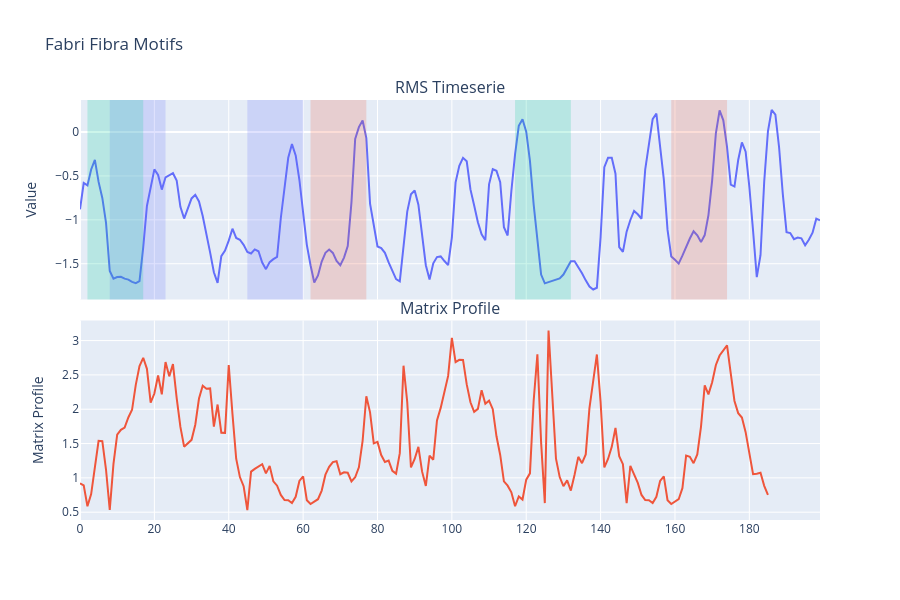
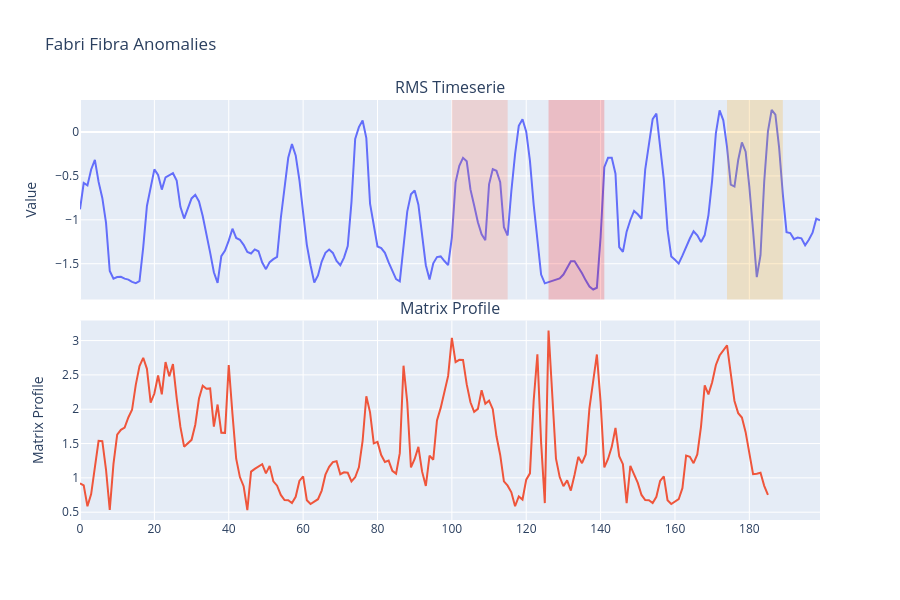

The cell these charts' notebook holds for them, in order:
### Markdown cell above
Fabri Fibra sample analysis

### Code cell
data_fibra = df_ts_sample[df_ts_sample['artist_name'] == 'fabri fibra'].iloc[0]['rms_scaled']

motif_result = find_motifs(data_fibra, window_size, n_motifs=3)
fig = plot_motifs(data_fibra, motif_result['matrix_profile'], motif_result['motifs'],
                  window_size, title='Fabri Fibra Motifs')
fig.show()


anomaly_result = find_anomalies(data_fibra, window_size, n_anomalies=3)
fig = plot_anomalies(data_fibra, anomaly_result['matrix_profile'], anomaly_result['anomalies'],
                     window_size, title='Fabri Fibra Anomalies')
fig.show()

### Figure 1 — Plotly figure (JSON) as saved in the notebook; plotly's stock layout.template omitted (floating-point values rounded to 4 significant figures; data arrays with more than 128 entries replaced by an {"elided": "..."} marker saying what was removed)
{"data": [{"mode": "lines", "type": "scatter", "xaxis": "x", "y": {"elided": "200 float values"}, "yaxis": "y"}, {"mode": "lines", "type": "scatter", "xaxis": "x2", "y": {"elided": "186 float values"}, "yaxis": "y2"}], "layout": {"annotations": [{"font": {"size": 16}, "showarrow": false, "text": "RMS Timeserie", "x": 0.5, "xanchor": "center", "xref": "paper", "y": 1, "yanchor": "bottom", "yref": "paper"}, {"font": {"size": 16}, "showarrow": false, "text": "Matrix Profile", "x": 0.5, "xanchor": "center", "xref": "paper", "y": 0.475, "yanchor": "bottom", "yref": "paper"}], "height": 600, "shapes": [{"fillcolor": "rgba(99,110,250,0.4)", "line": {"width": 0}, "opacity": 0.5, "type": "rect", "x0": 8, "x1": 23, "xref": "x", "y0": 0, "y1": 1, "yref": "y domain"}, {"fillcolor": "rgba(99,110,250,0.4)", "line": {"width": 0}, "opacity": 0.5, "type": "rect", "x0": 45, "x1": 60, "xref": "x", "y0": 0, "y1": 1, "yref": "y domain"}, {"fillcolor": "rgba(0,204,150,0.4)", "line": {"width": 0}, "opacity": 0.5, "type": "rect", "x0": 117, "x1": 132, "xref": "x", "y0": 0, "y1": 1, "yref": "y domain"}, {"fillcolor": "rgba(0,204,150,0.4)", "line": {"width": 0}, "opacity": 0.5, "type": "rect", "x0": 2, "x1": 17, "xref": "x", "y0": 0, "y1": 1, "yref": "y domain"}, {"fillcolor": "rgba(239,85,59,0.4)", "line": {"width": 0}, "opacity": 0.5, "type": "rect", "x0": 62, "x1": 77, "xref": "x", "y0": 0, "y1": 1, "yref": "y domain"}, {"fillcolor": "rgba(239,85,59,0.4)", "line": {"width": 0}, "opacity": 0.5, "type": "rect", "x0": 159, "x1": 174, "xref": "x", "y0": 0, "y1": 1, "yref": "y domain"}], "showlegend": false, "title": {"text": "Fabri Fibra Motifs"}, "xaxis": {"anchor": "y", "domain": [0, 1], "matches": "x2", "showticklabels": false}, "xaxis2": {"anchor": "y2", "domain": [0, 1]}, "yaxis": {"anchor": "x", "domain": [0.525, 1], "title": {"text": "Value"}}, "yaxis2": {"anchor": "x2", "domain": [0, 0.475], "title": {"text": "Matrix Profile"}}}}

### Figure 2 — Plotly figure (JSON) as saved in the notebook; plotly's stock layout.template omitted (floating-point values rounded to 4 significant figures; data arrays with more than 128 entries replaced by an {"elided": "..."} marker saying what was removed)
{"data": [{"mode": "lines", "type": "scatter", "xaxis": "x", "y": {"elided": "200 float values"}, "yaxis": "y"}, {"mode": "lines", "name": "Matrix Profile", "type": "scatter", "xaxis": "x2", "y": {"elided": "186 float values"}, "yaxis": "y2"}], "layout": {"annotations": [{"font": {"size": 16}, "showarrow": false, "text": "RMS Timeserie", "x": 0.5, "xanchor": "center", "xref": "paper", "y": 1, "yanchor": "bottom", "yref": "paper"}, {"font": {"size": 16}, "showarrow": false, "text": "Matrix Profile", "x": 0.5, "xanchor": "center", "xref": "paper", "y": 0.475, "yanchor": "bottom", "yref": "paper"}], "height": 600, "shapes": [{"fillcolor": "rgba(255,0,0,0.4)", "line": {"width": 0}, "opacity": 0.5, "type": "rect", "x0": 126, "x1": 141, "xref": "x", "y0": 0, "y1": 1, "yref": "y domain"}, {"fillcolor": "rgba(255,99,71,0.4)", "line": {"width": 0}, "opacity": 0.5, "type": "rect", "x0": 100, "x1": 115, "xref": "x", "y0": 0, "y1": 1, "yref": "y domain"}, {"fillcolor": "rgba(255,165,0,0.4)", "line": {"width": 0}, "opacity": 0.5, "type": "rect", "x0": 174, "x1": 189, "xref": "x", "y0": 0, "y1": 1, "yref": "y domain"}], "showlegend": false, "title": {"text": "Fabri Fibra Anomalies"}, "xaxis": {"anchor": "y", "domain": [0, 1], "matches": "x2", "showticklabels": false}, "xaxis2": {"anchor": "y2", "domain": [0, 1]}, "yaxis": {"anchor": "x", "domain": [0.525, 1], "title": {"text": "Value"}}, "yaxis2": {"anchor": "x2", "domain": [0, 0.475], "title": {"text": "Matrix Profile"}}}}
